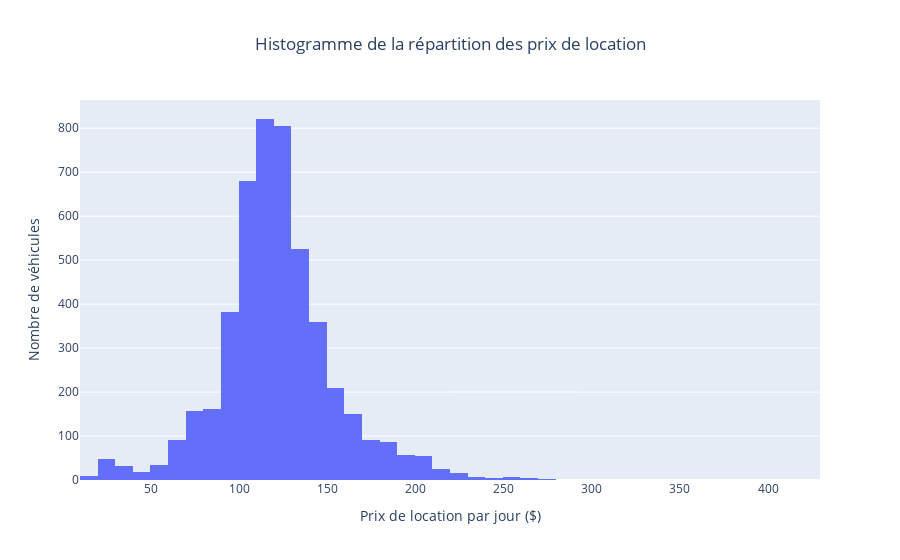

Notebook code for this chart:
### Code cell
# Graphe de vue d'ensemble sur les prix de location
fig = px.histogram(data_pricing, x='rental_price_per_day', nbins=50,
                   title="Histogramme de la répartition des prix de location")

fig.update_layout(
    title="Histogramme de la répartition des prix de location",
    xaxis_title="Prix de location par jour ($)",
    yaxis_title="Nombre de véhicules",
    title_x=0.5 
)
fig.show()

### Figure 1 — Plotly figure (JSON) as saved in the notebook; plotly's stock layout.template omitted (floating-point values rounded to 4 significant figures; data arrays with more than 128 entries replaced by an {"elided": "..."} marker saying what was removed)
{"data": [{"alignmentgroup": "True", "bingroup": "x", "hovertemplate": "rental_price_per_day=%{x}<br>count=%{y}<extra></extra>", "legendgroup": "", "marker": {"color": "#636efa", "pattern": {"shape": ""}}, "name": "", "nbinsx": 50, "offsetgroup": "", "orientation": "v", "showlegend": false, "type": "histogram", "x": {"elided": "4843 int values"}, "xaxis": "x", "yaxis": "y"}], "layout": {"barmode": "relative", "legend": {"tracegroupgap": 0}, "title": {"text": "Histogramme de la répartition des prix de location", "x": 0.5}, "xaxis": {"anchor": "y", "domain": [0, 1], "title": {"text": "Prix de location par jour ($)"}}, "yaxis": {"anchor": "x", "domain": [0, 1], "title": {"text": "Nombre de véhicules"}}}}
